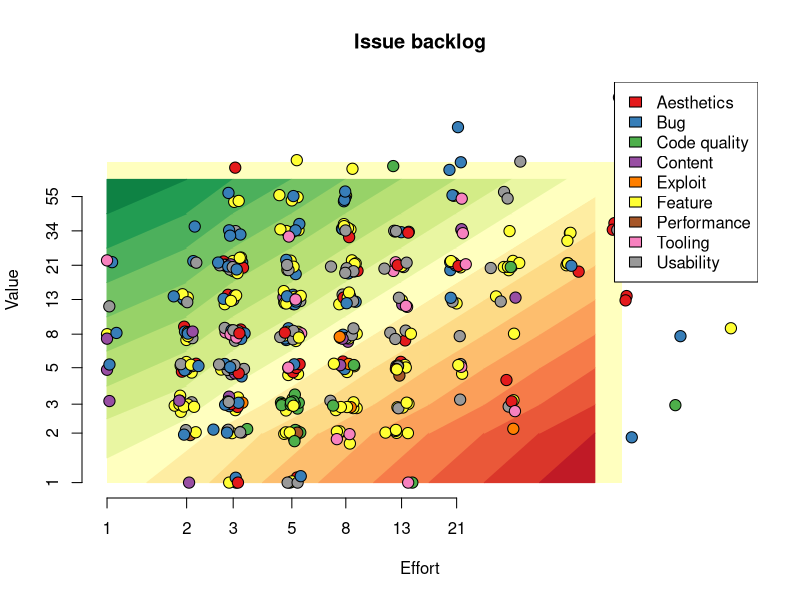

The R source for this figure:
library("RColorBrewer")

circleSize = 1.5

#svg("backlog.svg", width=8, height=8)
png("backlog.png", width=500, height=500, type="cairo", pointsize=13)

jitter_log <- function(vals, scaler=0.05) {
  noise <- rnorm(length(vals), mean=0, sd=vals*scaler)
  vals + noise
}

roiPalette = colorRampPalette(brewer.pal(11, "RdYlGn"))
roiCols = roiPalette(19)

data <- read.csv("backlog.csv", sep=",")
x = jitter_log(data$effort)
y = jitter_log(data$value)

maxEffort = max(data$effort)
maxValue = max(data$value)
x = sapply(x, function(n) min(c(n, maxEffort)))
x = sapply(x, function(n) max(c(n, 1)))
y = sapply(y, function(n) min(c(n, maxValue)))
y = sapply(y, function(n) max(c(n, 1)))

# Categories
cats = sort(unique(data$type))
data$typeID = match(data$type, cats)
cols = brewer.pal(length(cats), "Set1")
data$color = cols[data$typeID]

# ROI
vals = c(1, 2, 3, 5, 8, 13, 21, 34, 55, 89)
data$roi = match(data$value, vals) - match(data$effort, vals)

# NA
data$blockedBy[is.na(data$blockedBy)] <- ""

plot(
    NULL, log="xy", xlab="Effort", ylab="Value", axes=FALSE, main="Issue backlog",
    xlim=c(min(x), max(x)), ylim=c(min(y), max(y))
)
axis(1, at=c(1,2,3,5,8,13,21))
axis(2, at=c(1,2,3,5,8,13,21,34,55))
#box()




logHalf <- function(a, b){
    sqrt(a*b)
}




topEdge = logHalf(55,89)

polygon(x=c(1,89,89,1), y=c(1,1,89,89), lty=0, col=roiCols[10])

for (e in 1:8){
    midE = logHalf(vals[e], vals[e+1])
    nextMidE = logHalf(vals[e+1], vals[e+2])
    if (e > 1) {
        for (v in 1:e){
            roi = v-e;
            polygon(
                x=c(midE, nextMidE, nextMidE, midE),
                y=c(vals[v], vals[v+1], vals[v+2], vals[v+1]),
                col=roiCols[10+roi],
                border=roiCols[10+roi]
            )
        }
    }
    roi = -e
    polygon(
        x=c(midE, nextMidE, nextMidE),
        y=c(vals[1], vals[1], vals[2]),
        col=roiCols[10+roi],
        border=roiCols[10+roi]
    )
}

for (v in 1:8){
    midV = logHalf(vals[v], vals[v+1])
    nextMidV = logHalf(vals[v+1], vals[v+2])
    if (v > 1){
        for (e in 1:v){
            roi = v-e;
            polygon(
                x=c(vals[e], vals[e+1], vals[e+2], vals[e+1]),
                y=c(midV, nextMidV, nextMidV, midV),
                col=roiCols[10+roi],
                border=roiCols[10+roi]
            )
        }
    }
    roi = v
    polygon(
        x=c(vals[1], vals[1], vals[2]),
        y=c(midV, nextMidV, nextMidV),
        col=roiCols[10+roi],
        border=roiCols[10+roi]
    )
}


points(x, y, pch=21, bg=data$color, cex=circleSize)
#points(x, y, col=data$color, cex=circleSize, lwd=3)


legend(legend=cats, x="topright", fill=cols)










dev.off()

# Write markdown file
text = "# Backlog"
text = c(text, "![Issue backlog](backlog.png)")
text = c(text, "")
text = c(text, "| Issue | Description | Value | Effort | ROI | Blocked by |")
text = c(text, "| ----: | ----------- | ----: | -----: | --: | ---------: |")

for (i in 1:length(data$roi)){
    entry = paste(
        "| [", data$issue[i], "](", "https://github.com/timgurto/mmo/issues/", data$issue[i], ")",
        " | ", data$description[i],
        " | ", data$value[i],
        " | ", data$effort[i],
        " | ", "![", i, "](roi_", i, ".png)",
        " | ", data$blockedBy[i],
        " |", sep=""
    )
    text = c(text, entry)
}

write(text, file="backlog.md")
